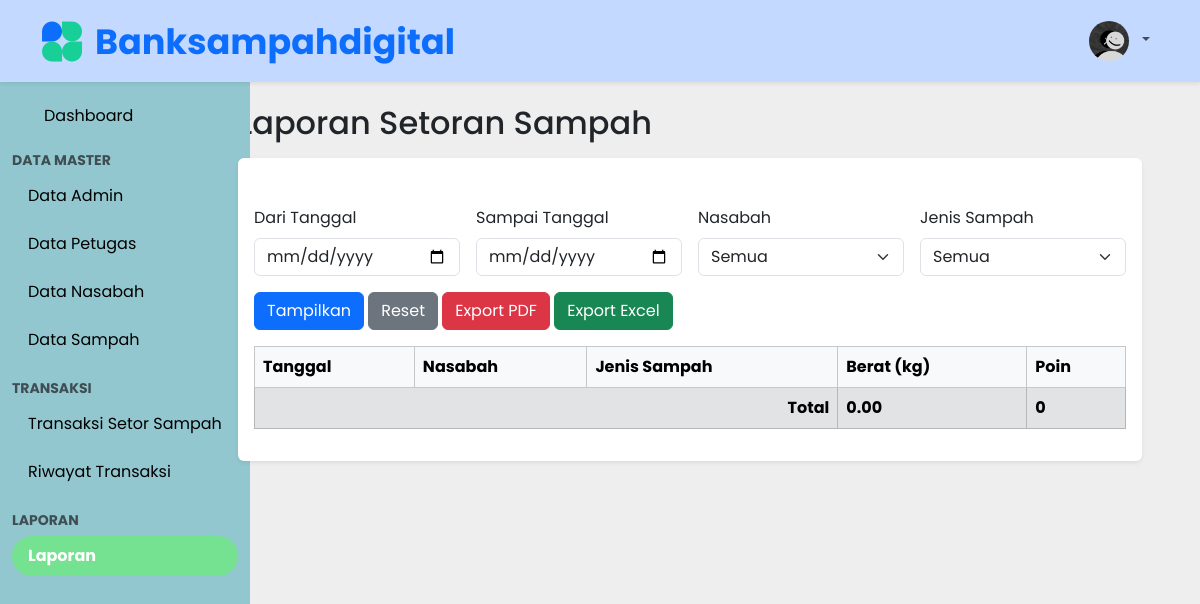
The page /laporan.php (signed in) on the database as committed earlier.
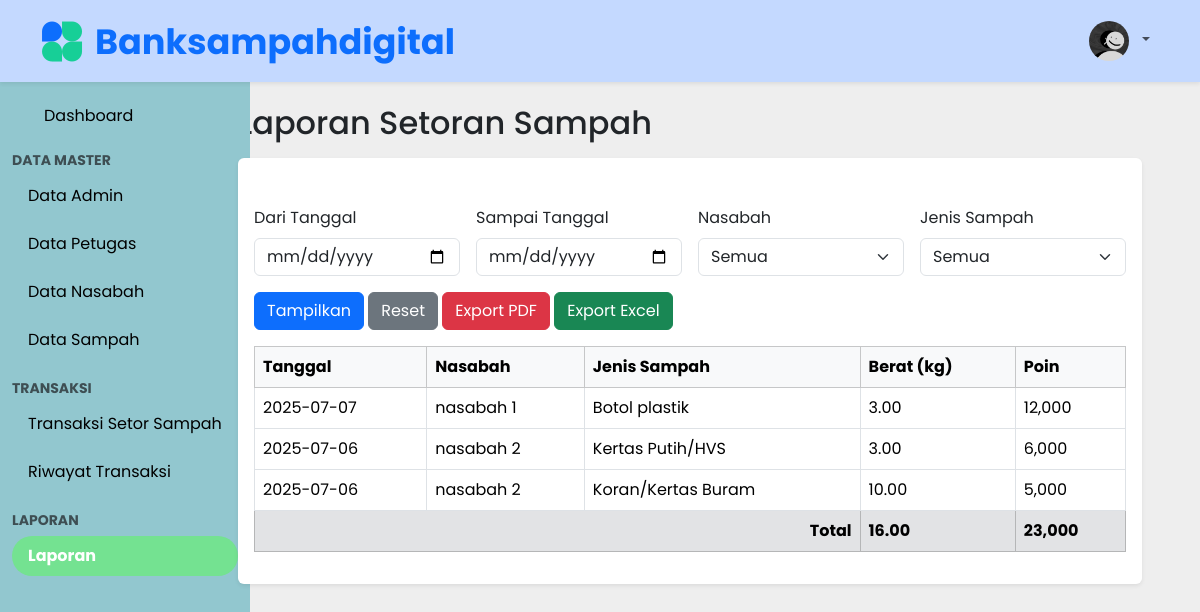
The same page on the database as committed later.
### tables this page shows
CREATE TABLE `tb_setoran` (
  `id` int(11) NOT NULL,
  `id_nasabah` int(11) NOT NULL,
  `id_admin` int(11) NOT NULL,
  `tanggal_transaksi` date NOT NULL,
  `total_poin` int(11) DEFAULT 0,
  `status_transaksi` tinyint(1) DEFAULT 1,
  `created_at` timestamp NOT NULL DEFAULT current_timestamp(),
  `updated_at` timestamp NULL DEFAULT NULL
);

CREATE TABLE `tb_nasabah` (
  `id` int(11) NOT NULL,
  `nin` char(10) NOT NULL,
  `nama` varchar(100) NOT NULL,
  `jenis_kelamin` enum('l','p') NOT NULL,
  `alamat` text NOT NULL,
  `email` varchar(50) NOT NULL,
  `no_telephone` char(15) NOT NULL,
  `saldo_poin` int(11) DEFAULT 0,
  `tanggal_daftar` date NOT NULL,
  `status` tinyint(1) NOT NULL DEFAULT 1,
  `created_at` timestamp NOT NULL DEFAULT current_timestamp(),
  `updated_at` timestamp NULL DEFAULT NULL
);

CREATE TABLE `tb_sampah` (
  `id` int(11) NOT NULL,
  `jenis_sampah` varchar(50) NOT NULL,
  `harga_per_kg` int(11) NOT NULL,
  `deskripsi` varchar(50) DEFAULT NULL,
  `status` tinyint(1) NOT NULL DEFAULT 1,
  `created_at` timestamp NOT NULL DEFAULT current_timestamp(),
  `updated_at` timestamp NULL DEFAULT NULL
);

CREATE TABLE `tb_detail_setoran` (
  `id` int(11) NOT NULL,
  `id_setoran` int(11) NOT NULL,
  `id_sampah` int(11) NOT NULL,
  `berat_kg` decimal(10,2) NOT NULL,
  `poin` int(11) NOT NULL,
  `created_at` timestamp NOT NULL DEFAULT current_timestamp()
);

### laporan.php (the view, shortened to what this page needs)
<?php
require 'middleware/auth.php';
$query = "
    SELECT s.tanggal_transaksi, n.nama AS nama_nasabah, sp.jenis_sampah, d.berat_kg, d.poin
    FROM tb_setoran s
    JOIN tb_nasabah n ON s.id_nasabah = n.id
    JOIN tb_detail_setoran d ON d.id_setoran = s.id
    JOIN tb_sampah sp ON d.id_sampah = sp.id
    WHERE 1
";
$query .= " ORDER BY s.tanggal_transaksi DESC";
$data = $koneksi->query($query);
?>
<?php require 'template/header.php'; ?>
<div class="sidebar">
    <div class="container">
        <ul class="nav nav-pills flex-column mt-3">
            <li class="nav-link"><a class="nav-link" href="index.php">Dashboard</a></li>
            <li class="nav-item mt-1 mb-1"><span class="text-muted text-uppercase fw-bold small">Data Master</span></li>
            <li class="nav-item mb-2"><a class="nav-link" href="data_admin.php">Data Admin</a></li>
            <li class="nav-item mb-2"><a class="nav-link" href="data_petugas.php">Data Petugas</a></li>
            <li class="nav-item mb-2"><a class="nav-link" href="data_nasabah.php">Data Nasabah</a></li>
            <li class="nav-item mb-2"><a class="nav-link" href="data_sampah.php">Data Sampah</a></li>
            <li class="nav-item mt-2 mb-1"><span class="text-muted text-uppercase fw-bold small">Transaksi</span></li>
            <li class="nav-item mb-2"><a class="nav-link" href="setor_sampah.php">Transaksi Setor Sampah</a></li>
            <li class="nav-item mb-2"><a class="nav-link" href="riwayat_setor.php">Riwayat Transaksi</a></li>
            <li class="nav-item mt-2 mb-1"><span class="text-muted text-uppercase fw-bold small">Laporan</span></li>
            <li class="nav-item mb-2"><a class="nav-link active text-white fw-bold" href="laporan.php">Laporan</a></li>
        </ul>
    </div>
</div>
<div class="content pt-5 ms-250 px-3">
    <h2 class="mb-3">Laporan Setoran Sampah</h2>
    <div class="card shadow-sm border-0 p-3">
        <div class="card-body"></div>
        <form class="row g-3 mb-3" method="GET">
            <div class="col-md-3">
                <label class="form-label">Dari Tanggal</label>
                <input type="date" class="form-control" name="dari" value="<?= $_GET['dari'] ?? '' ?>">
            </div>
            <div class="col-md-3">
                <label class="form-label">Sampai Tanggal</label>
                <input type="date" class="form-control" name="sampai" value="<?= $_GET['sampai'] ?? '' ?>">
            </div>
            <div class="col-md-3">
                <label class="form-label">Nasabah</label>
                <select name="id_nasabah" class="form-select">
                    <option value="">Semua</option>
                </select>
            </div>
            <div class="col-md-3">
                <label class="form-label">Jenis Sampah</label>
                <select name="id_sampah" class="form-select">
                    <option value="">Semua</option>
                </select>
            </div>
            <div class="col-md-12">
                <button type="submit" class="btn btn-primary">Tampilkan</button>
                <a href="laporan.php" class="btn btn-secondary">Reset</a>
                <a href="export_pdf.php?<?= http_build_query($_GET) ?>" target="_blank" class="btn btn-danger">Export
                    PDF</a>
                <a href="export_excel.php?<?= http_build_query($_GET) ?>" target="_blank" class="btn btn-success">Export
                    Excel</a>
            </div>
        </form>
        <div class="table-responsive">
            <table class="table table-bordered table-hover">
                <thead class="table-light">
                    <tr>
                        <th>Tanggal</th>
                        <th>Nasabah</th>
                        <th>Jenis Sampah</th>
                        <th>Berat (kg)</th>
                        <th>Poin</th>
                    </tr>
                </thead>
                <tbody>
                    <?php
                    $total_berat = 0;
                    $total_poin = 0;
                    while ($row = $data->fetch_assoc()):
                        $total_berat += $row['berat_kg'];
                        $total_poin += $row['poin'];
                        ?>
                        <tr>
                            <td><?= htmlspecialchars($row['tanggal_transaksi']) ?></td>
                            <td><?= htmlspecialchars($row['nama_nasabah']) ?></td>
                            <td><?= htmlspecialchars($row['jenis_sampah']) ?></td>
                            <td><?= number_format($row['berat_kg'], 2) ?></td>
                            <td><?= number_format($row['poin'], 0) ?></td>
                        </tr>
                    <?php endwhile; ?>
                    <tr class="table-secondary fw-bold">
                        <td colspan="3" class="text-end">Total</td>
                        <td><?= number_format($total_berat, 2) ?></td>
                        <td><?= number_format($total_poin, 0) ?></td>
                    </tr>
                </tbody>
            </table>
        </div>
    </div>
</div>
</div>
</body>
</html>

### template/header.php (shortened to what this page needs)
<!DOCTYPE html>
<html lang="en">
<head>
    <link href=" https://cdn.jsdelivr.net/npm/bootstrap@5.3.3/dist/css/bootstrap.min.css" rel="stylesheet">
    <link rel="stylesheet" href="css/style.css">
</head>
<body>
    <div class="container">
        <nav class="navbar navbar-expand-lg shadow-sm navbar-custom fixed-top">
            <div class="container">
                <a class="navbar-brand" href="index.php">
                    <img src="img/bsd-logo.png" alt="">
                </a>
                <div class="ms-auto">
                    <ul class="navbar-nav">
                        <li class="nav-item dropdown">
                            <a class="nav-link dropdown-toggle" href="#" id="profileDropdown" role="button"
                                data-bs-toggle="dropdown" aria-expanded="false">
                                <img src="img/pp wa kosong sad.jpg" alt="Profile" class="profile-img rounded-circle"
                                    width="50" height="50">
                            </a>
                        </li>
                    </ul>
                </div>
            </div>
        </nav>

### css/style.css (style rules this page uses)
body { font-family: 'Poppins'; min-height: 100vh; flex-direction: column; background-color: #EEEEEE; }
.navbar-custom { background-color: #C4D9FF; }
.profile-img { transition: all 0.3s ease; border: 5px solid transparent; }
.sidebar { height: 100%; position: fixed; top: 56px; left: 0; width: 250px; background-color: #92C7CF; padding-top: 1rem; justify-content: space-between; align-items: center; }
.sidebar .nav-link { color: black; transition: background-color 0.1s; }
.sidebar .nav-link.active { background-color: #74E291; color: #fff !important; border-radius: 50rem; }
.content { margin-left: 180px; margin-top: 56px; padding: 1rem; flex: 1; }

Rows that differ between the two databases and show on the page:
added tb_setoran: tanggal_transaksi "2025-07-07", id_nasabah.nama "nasabah 1", tb_sampah.jenis_sampah "Botol plastik", tb_detail_setoran.berat_kg "3.00", tb_detail_setoran.poin "12,000"
added tb_setoran: tanggal_transaksi "2025-07-06", id_nasabah.nama "nasabah 2", tb_sampah.jenis_sampah "Kertas Putih/HVS", tb_detail_setoran.berat_kg "3.00", tb_detail_setoran.poin "6,000", tb_sampah.jenis_sampah "Koran/Kertas Buram", tb_detail_setoran.berat_kg "10.00", tb_detail_setoran.poin "5,000"
Other text that changed with them:
$total_berat: "0.00" → "16.00"
$total_poin: "0" → "23,000"
